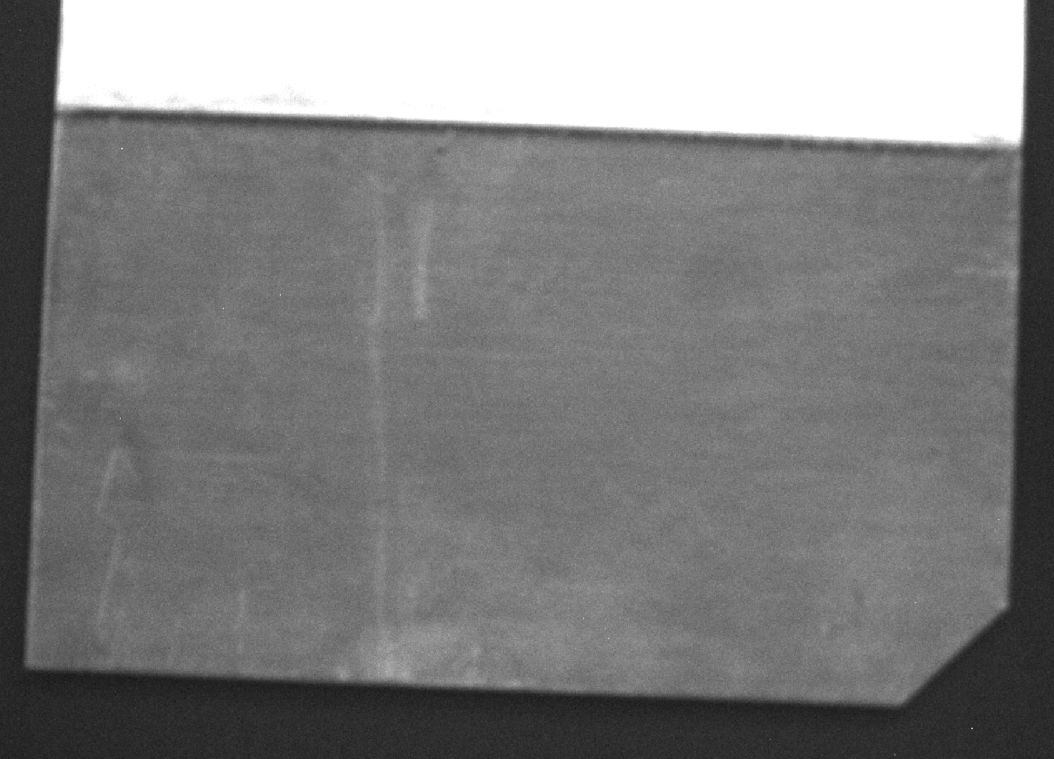
#> input picture objdetect1.0/Migrated/cannyTest.png, 1054 x 759 px, found by its file name
$ python equalizeHist.py
#> lines starting #> are read from the running program, lines starting #| are printed output that depends on the picture; after the words box and inside, x2 and y2 are one past the last pixel; in counts of white or black regions, pixels touching at a corner belong together
import cv2

original = cv2.imread('cannyTest.png')
#> original is the input picture: shape (759, 1054, 3); min 19, max 255, mean 126.4
source = cv2.cvtColor(original,cv2.COLOR_BGR2GRAY)
source = cv2.GaussianBlur(source,(3,3),1)


se = cv2.getStructuringElement(cv2.MORPH_RECT,(11,11))
background = cv2.morphologyEx(source, cv2.MORPH_DILATE,se)
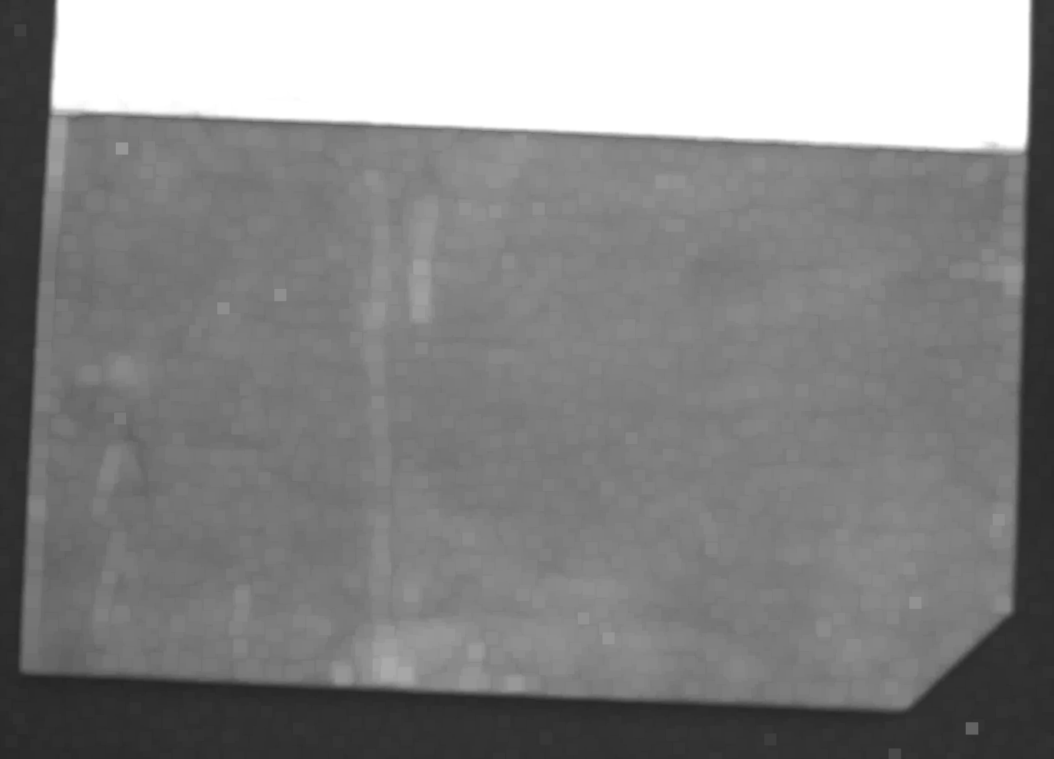
#> background: shape (759, 1054); min 37, max 255, mean 134.6

source = cv2.divide(source,background,scale = 255)
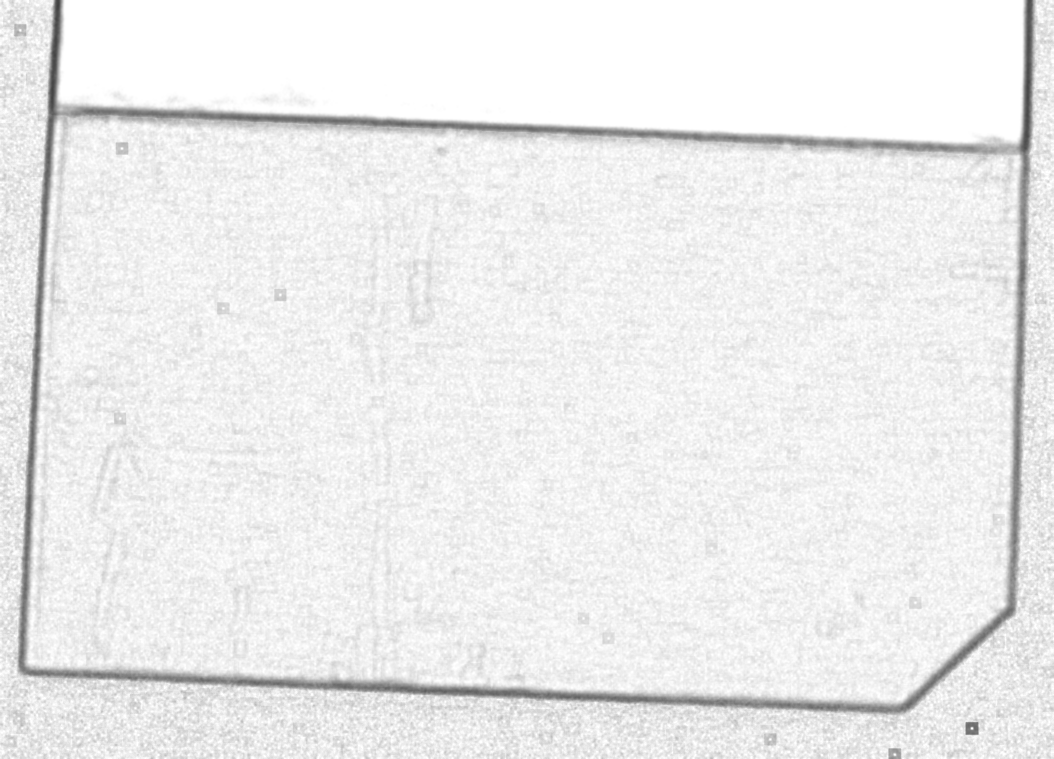
#> source: shape (759, 1054); min 65, max 255, mean 236.8


clahe = cv2.createCLAHE(clipLimit=2.0,tileGridSize=(8,8))

source = clahe.apply(source)
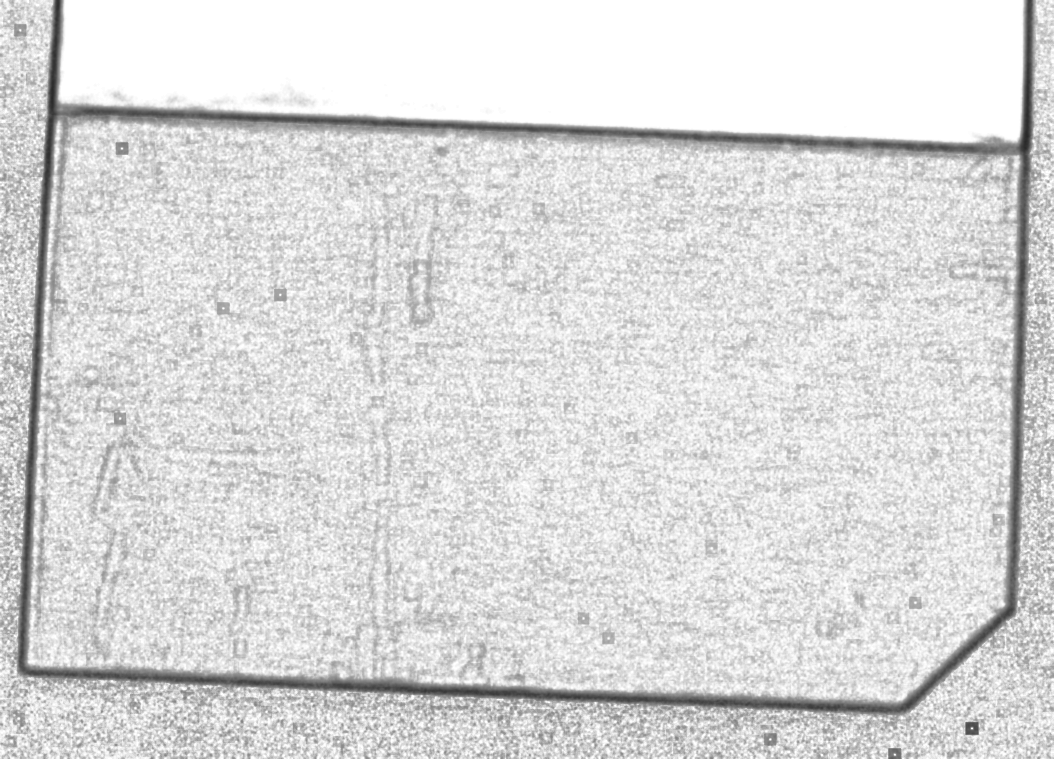
#> source: shape (759, 1054); min 40, max 255, mean 218.4

cv2.imshow('l',source)
#source = cv2.equalizeHist(source)
cv2.imwrite('equalized.png',source)

contours = cv2.findContours(source,cv2.RETR_EXTERNAL,cv2.CHAIN_APPROX_SIMPLE)[0]
#> contours = [[[0, 0], [0, 758], [1053, 758], [1053, 0]]]


finalContours = []
for k in contours:
    area = cv2.contourArea(k)
    finalContours.append((area,k))
#> this loop made 1 pass
#> (k, area) on pass 1: ([[0, 0], [0, 758], [1053, 758], [1053, 0]], 798174)
#> after the loop, finalContours = [(798174, [[0, 0], [0, 758], [1053, 758], [1053, 0]])]

finalContours.sort(key=lambda x : x[0], reverse = True)

cv2.drawContours(original,finalContours[0][1],-1,(0,0,255),3)
#> original: shape (759, 1054, 3); under 0.01% of pixels changed, all inside (x1, y1, x2, y2) = (0, 0, 1054, 759)


cv2.imshow('',source)
cv2.imshow('n',original)
cv2.waitKey()
